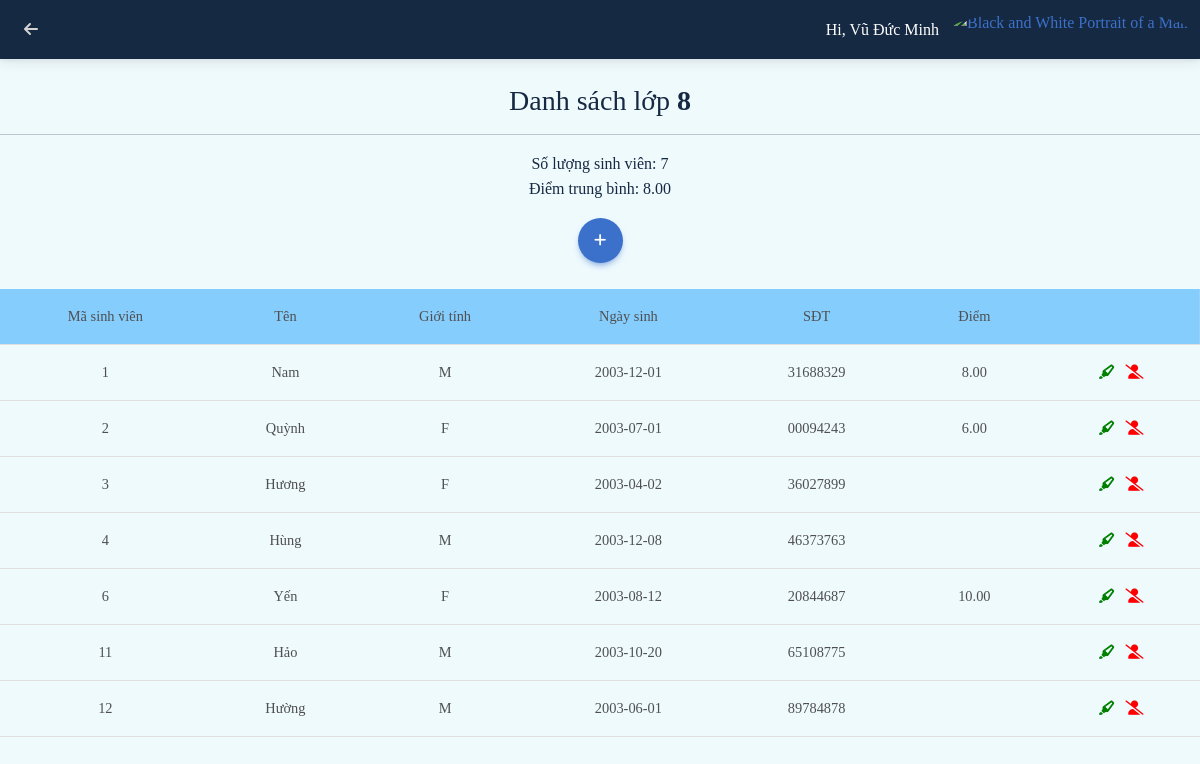
Screenshot of /viewclass.php?id=8 (signed in) with the database file from the repository.
### tables this page shows
CREATE TABLE `student_class` (
  `id_student` int(11) DEFAULT NULL,
  `id_class` int(11) DEFAULT NULL,
  `mark` decimal(10,2) DEFAULT NULL
);

CREATE TABLE `student` (
  `id` int(11) NOT NULL,
  `name` varchar(30) DEFAULT NULL,
  `gender` char(1) DEFAULT NULL,
  `dob` date DEFAULT NULL,
  `phone` varchar(30) DEFAULT NULL,
  `gpa` decimal(10,2) DEFAULT NULL,
  `ranking` varchar(10) DEFAULT NULL
);

### viewclass.php (the view, shortened to what this page needs)
<?php
if(isset($_GET['id']) && !empty(trim($_GET['id'])))
{
  require_once 'includes/db_connection.php';
  $ClassID=trim($_GET['id']);
  $sql="SELECT * FROM student s
  JOIN student_class sc ON sc.id_student=s.id
  WHERE sc.id_class = " . $ClassID ."
  ORDER BY sc.id_student ASC;";
  $result=mysqli_query($conn, $sql);
}else
{
  echo "<h1>Something wrong bro...</h1>";
}
?>
<!DOCTYPE html>
<html lang="en">
<head>
  <link rel="stylesheet" href="https://cdnjs.cloudflare.com/ajax/libs/font-awesome/6.0.0/css/all.min.css" />
  <link rel="stylesheet" href="css/mdb.min.css" />
  <link rel="stylesheet" href="css/style.css">
</head>
<body>
<nav class="navbar navbar-expand-lg navbar-light bg-light" style="background: rgb(74,139,223);
background: radial-gradient(circle, rgba(74,139,223,1) 0%, rgba(22,41,66,1) 0%);">
  <div class="container-fluid">
    <div class="collapse navbar-collapse" id="navbarSupportedContent">
      <ul class="navbar-nav me-auto d-flex flex-row mt-3 mt-lg-0">
      <li class="nav-item text-center mx-2 mx-lg-1">
          <a class="nav-link left-link" aria-current="page" href="classlist.php">
            <div>
              <i class="fas fa-arrow-left"></i>
            </div>
          </a>
        </li>
      </ul>
    </div>
    <div class="d-flex align-items-center">
      <div style="color:white;"><?php echo "Hi, ".$_SESSION['username']."&nbsp;&nbsp;&nbsp;"; ?></div>
      <div class="dropdown">
        <a
          class="dropdown-toggle d-flex align-items-center hidden-arrow"
          href="#"
          id="navbarDropdownMenuAvatar"
          role="button"
          data-mdb-toggle="dropdown"
          aria-expanded="false"
        >
          <img
            src="https://mdbcdn.b-cdn.net/img/new/avatars/2.webp"
            class="rounded-circle"
            height="40"
            alt="Black and White Portrait of a Man"
            loading="lazy"
          />
        </a>
      </div>
    </div>
  </div>
</nav>
<br>
<div style="text-align: center; color:#162942"><h3 >Danh sách lớp <b><?php echo $ClassID; ?></b></h3>
<hr>
<p>
  <?php
  $query="SELECT COUNT(*) AS count, ROUND(AVG(mark), 2) AS average_mark FROM student_class WHERE id_class = '" . $ClassID ."'";
  $res = mysqli_query($conn, $query);
  $row = mysqli_fetch_array($res);
  echo "Số lượng sinh viên: ".$row["count"]."<br>
  Điểm trung bình: ".$row["average_mark"]."";
  ?>
</p>
<a class="btn btn-primary btn-lg btn-floating" role="button" href='addtoclass.php?' title="Thêm sinh viên vào lớp"><i class="fas fa-plus"></i></a>
</div>
<br>
<table class="table table-hover td">
  <thead>
    <tr style="background: rgb(133,205,253);
background: linear-gradient(45deg, rgba(133,205,253,1) 100%, rgba(255,120,164,0) 100%);">
      <th scope="col">Mã sinh viên</th>
      <th scope="col">Tên</th>
      <th scope="col">Giới tính</th>
      <th scope="col">Ngày sinh</th>
      <th scope="col">SĐT</th>
      <th scope="col">Điểm</th>
      <th scope="col"></th>
    </tr>
    </thead>
    <tbody>
<?php
while($row = mysqli_fetch_array($result))
{
  echo "<tr >
  <th scope='row'>" . $row["id"] . "</th>
  <td>" . $row["name"] . "</td>
  <td>" . $row["gender"] . "</td>
  <td>" . $row["dob"] . "</td>
  <td>" . $row["phone"] . "</td>
  <td>" . $row["mark"] . "</td>
  <td>
  <a href='mark.php?Stuid=" . $row['id']
  . "&Classid=".$ClassID."'title='Chấm điểm'>
  <span class='fas fa-highlighter' style='color: green'></span>&nbsp;&nbsp</a>
  <a href='kick.php?id=" . $row['id']
  . "'title='Xóa khỏi lớp'>
  <span class='fas fa-user-slash' style='color: red'></span></a>
  </tr>";
}
?>
</tbody>
</table>
</body>
</html>

### css/style.css (style rules this page uses)
* { font-family:Cambria, Cochin, Georgia, Times, 'Times New Roman', serif; }

### viewclass.php (style rules this page uses)
.left-link { color:#d3d3d3; transition: opacity 0.15s; }
.td { text-align: center; }
body { background: rgb(239,250,253); background: linear-gradient(90deg, rgba(239,250,253,1) 100%, rgba(74,139,223,1) 100%); }

### rows the page displays
student_class: id_student "1", id_student.name "Nam", id_student.gender "M", id_student.dob "2003-12-01", id_student.phone "31688329", mark "8.00"
student_class: id_student "2", id_student.name "Quỳnh", id_student.gender "F", id_student.dob "2003-07-01", id_student.phone "00094243", mark "6.00"
student_class: id_student "3", id_student.name "Hương", id_student.gender "F", id_student.dob "2003-04-02", id_student.phone "36027899"
student_class: id_student "4", id_student.name "Hùng", id_student.gender "M", id_student.dob "2003-12-08", id_student.phone "46373763"
student_class: id_student "6", id_student.name "Yến", id_student.gender "F", id_student.dob "2003-08-12", id_student.phone "20844687", mark "10.00"
student_class: id_student "11", id_student.name "Hảo", id_student.gender "M", id_student.dob "2003-10-20", id_student.phone "65108775"
student_class: id_student "12", id_student.name "Hường", id_student.gender "M", id_student.dob "2003-06-01", id_student.phone "89784878"

### other values shown
$_SESSION['username'] "Vũ Đức Minh"
$ClassID "8"
$row["count"] "7"
$row["average_mark"] "8.00"
